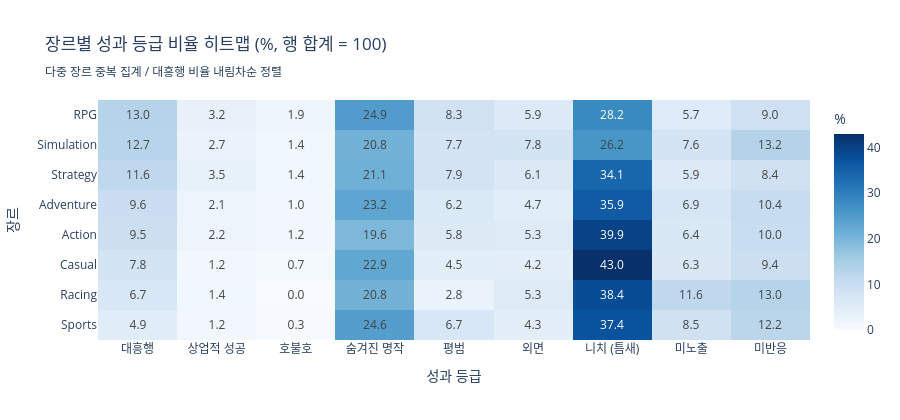

Write notebook code for a chart like this one.
### Markdown cell above
## 2. 장르별 성과 등급 분포 히트맵

각 장르 내에서 성과 등급이 차지하는 비율을 히트맵으로 시각화한다.
비율 기준으로 표시하여 게임 수가 다른 장르 간 공정한 비교가 가능하다.

### Code cell
# 장르 × 등급 교차표 (비율)
cross = pd.crosstab(df['genre'], df['grade_label'], normalize='index') * 100
cross = cross.reindex(columns=GRADE_LABEL_ORDER)

# 대흥행 비율 기준으로 장르 정렬
cross = cross.sort_values('대흥행', ascending=False)

fig = px.imshow(
    cross.round(1),
    text_auto='.1f',
    color_continuous_scale='Blues',
    aspect='auto',
    title='장르별 성과 등급 비율 히트맵 (%, 행 합계 = 100)<br><sub>다중 장르 중복 집계 / 대흥행 비율 내림차순 정렬</sub>',
    labels={'x': '성과 등급', 'y': '장르', 'color': '비율 (%)'},
)
fig.update_layout(height=420, coloraxis_colorbar_title='%')
fig.show()

### Figure 1 — Plotly figure (JSON) as saved in the notebook; plotly's stock layout.template omitted (floating-point values rounded to 4 significant figures)
{"data": [{"coloraxis": "coloraxis", "hovertemplate": "성과 등급: %{x}<br>장르: %{y}<br>비율 (%): %{z}<extra></extra>", "name": "0", "texttemplate": "%{z:.1f}", "type": "heatmap", "x": ["대흥행", "상업적 성공", "호불호", "숨겨진 명작", "평범", "외면", "니치 (틈새)", "미노출", "미반응"], "xaxis": "x", "y": ["RPG", "Simulation", "Strategy", "Adventure", "Action", "Casual", "Racing", "Sports"], "yaxis": "y", "z": [[13.0, 3.2, 1.9, 24.9, 8.3, 5.9, 28.2, 5.7, 9.0], [12.7, 2.7, 1.4, 20.8, 7.7, 7.8, 26.2, 7.6, 13.2], [11.6, 3.5, 1.4, 21.1, 7.9, 6.1, 34.1, 5.9, 8.4], [9.6, 2.1, 1.0, 23.2, 6.2, 4.7, 35.9, 6.9, 10.4], [9.5, 2.2, 1.2, 19.6, 5.8, 5.3, 39.9, 6.4, 10.0], [7.8, 1.2, 0.7, 22.9, 4.5, 4.2, 43.0, 6.3, 9.4], [6.7, 1.4, 0.0, 20.8, 2.8, 5.3, 38.4, 11.6, 13.0], [4.9, 1.2, 0.3, 24.6, 6.7, 4.3, 37.4, 8.5, 12.2]]}], "layout": {"coloraxis": {"colorbar": {"title": {"text": "%"}}, "colorscale": [[0, "rgb(247,251,255)"], [0.125, "rgb(222,235,247)"], [0.25, "rgb(198,219,239)"], [0.375, "rgb(158,202,225)"], [0.5, "rgb(107,174,214)"], [0.625, "rgb(66,146,198)"], [0.75, "rgb(33,113,181)"], [0.875, "rgb(8,81,156)"], [1, "rgb(8,48,107)"]]}, "height": 420, "title": {"text": "장르별 성과 등급 비율 히트맵 (%, 행 합계 = 100)<br><sub>다중 장르 중복 집계 / 대흥행 비율 내림차순 정렬</sub>"}, "xaxis": {"anchor": "y", "domain": [0, 1], "title": {"text": "성과 등급"}}, "yaxis": {"anchor": "x", "autorange": "reversed", "domain": [0, 1], "title": {"text": "장르"}}}}
